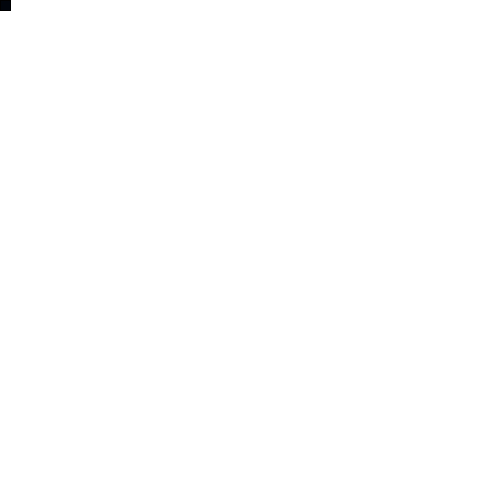
Frame 1 (no input)
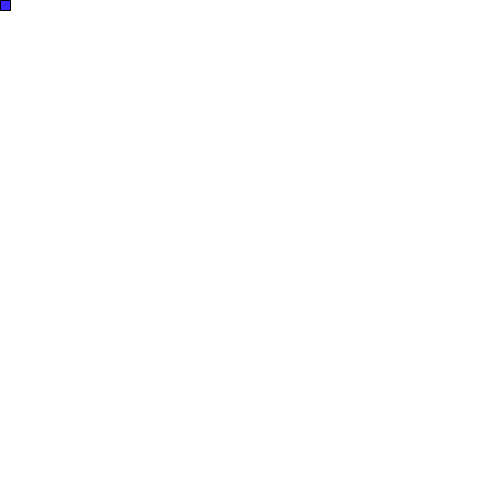
Frame 60 (the mouse pressed at the canvas centre just before this capture)
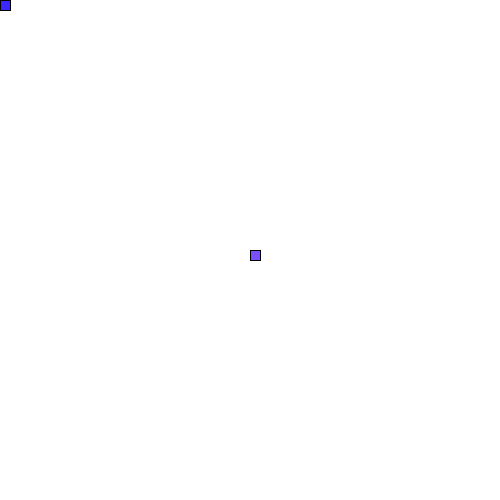
Frame 120 (the mouse held since frame 60 and released just before this capture)

The Processing sketch that drew these frames (run headless with seeded random() and noise(); from frame 60 on, the mouse is pressed at the canvas centre):

// Processing sketch: opdracht_12_3
// ── opdracht_12_3.pde
int i = 0;
int j = 0;
int k = 0;
void setup()
{
size(500,500);
background(255,255,255);
//frameRate(60);

}

void draw()
{
  mouseMoved();
  {
    
    if(i == 255)
    i = 0;
    else
    {
      i = i + 1;
    }
    if(j == 255)
    j = 0;
    else
    {
      j = j + 5;
    }
    if(k == 255)
    k = 0;
    else
    {
      k = k + 12;
    }
  }
    fill(i,j,k);
    rect(mouseX,mouseY,10,10);
    
  }
